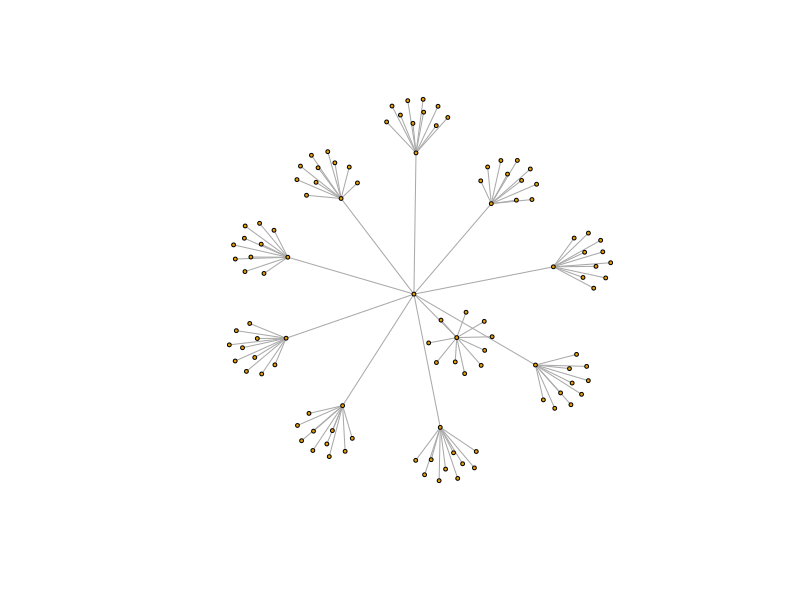
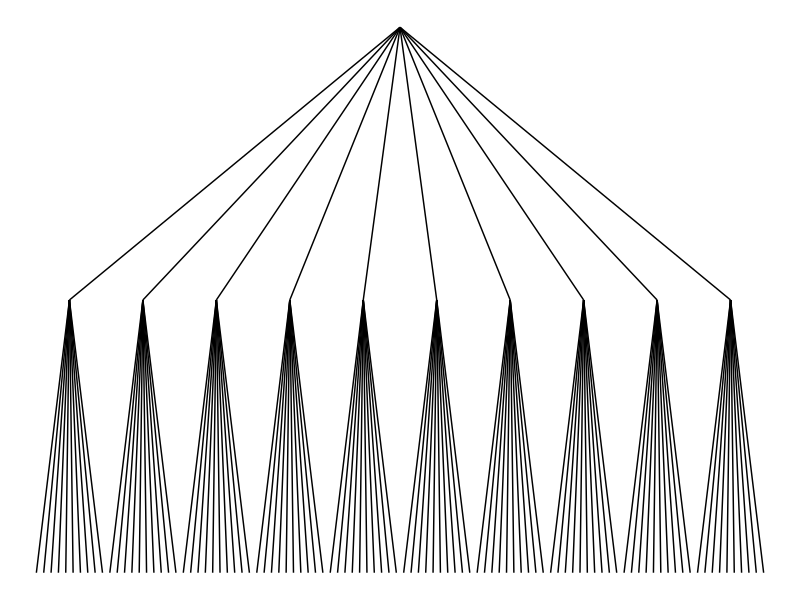
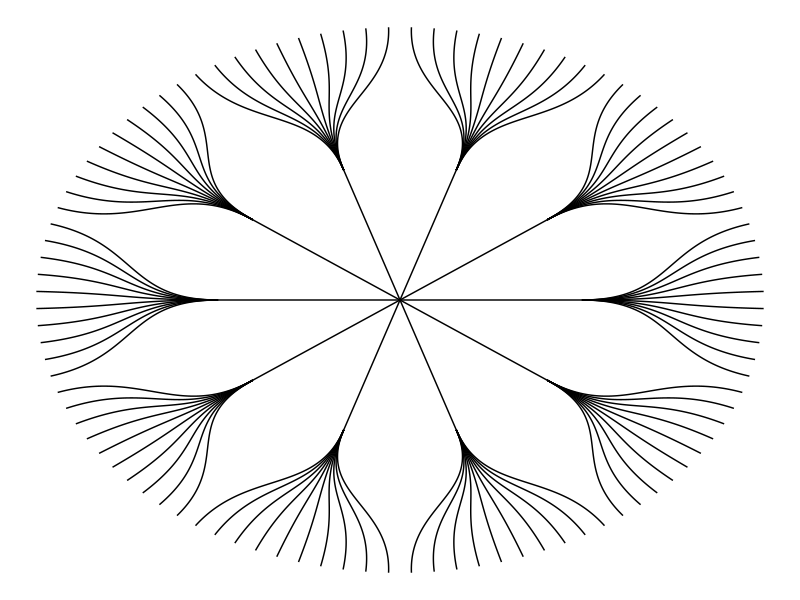
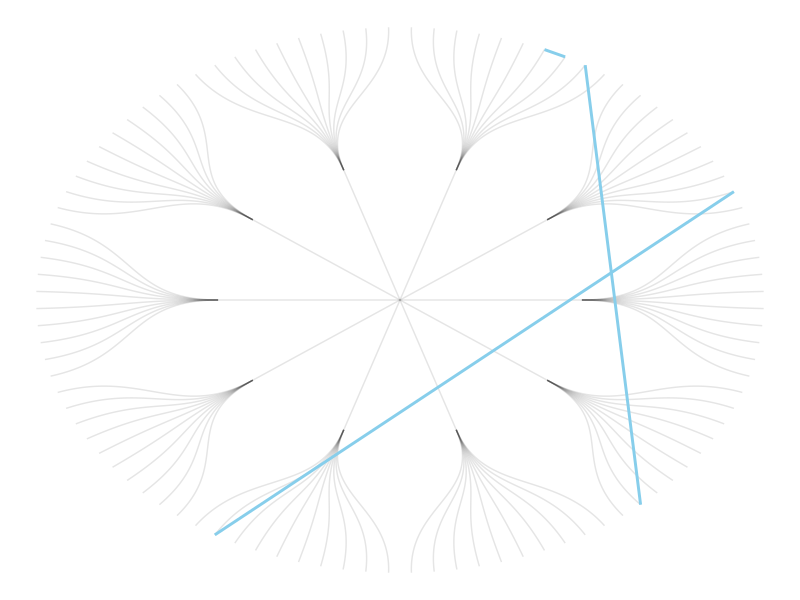
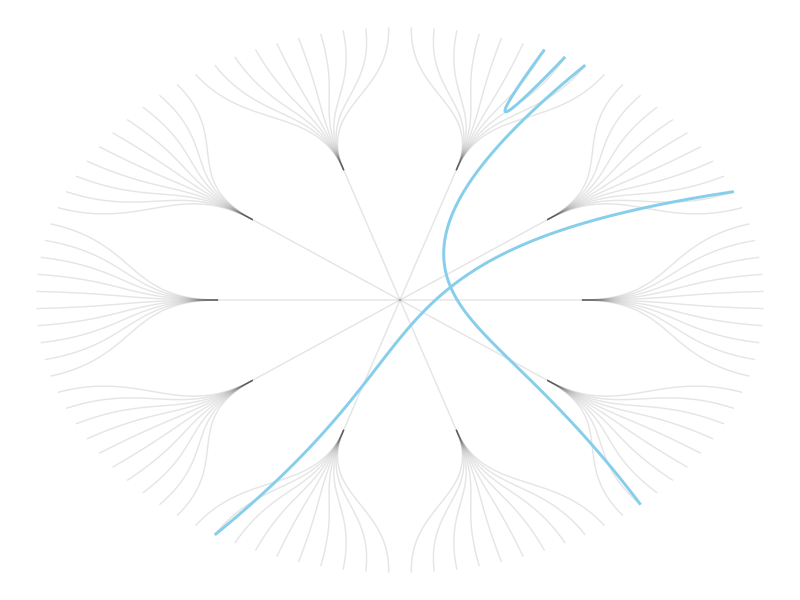
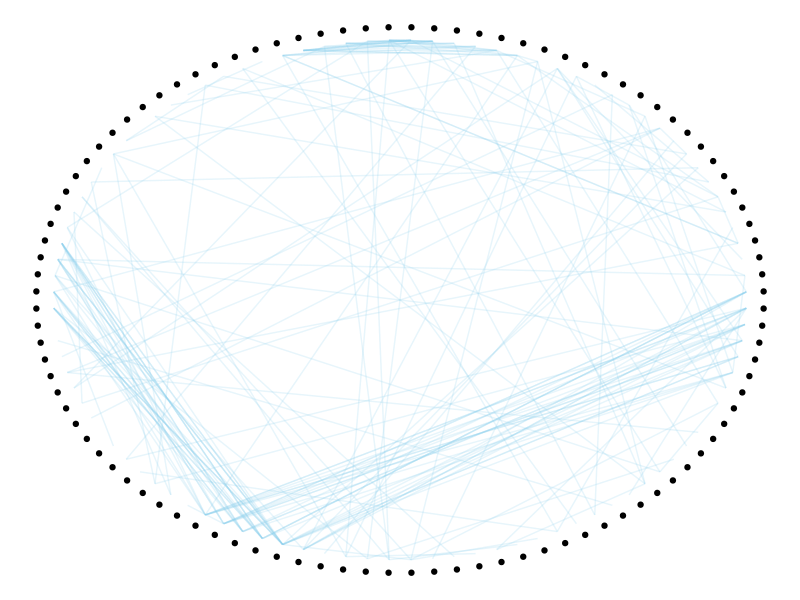
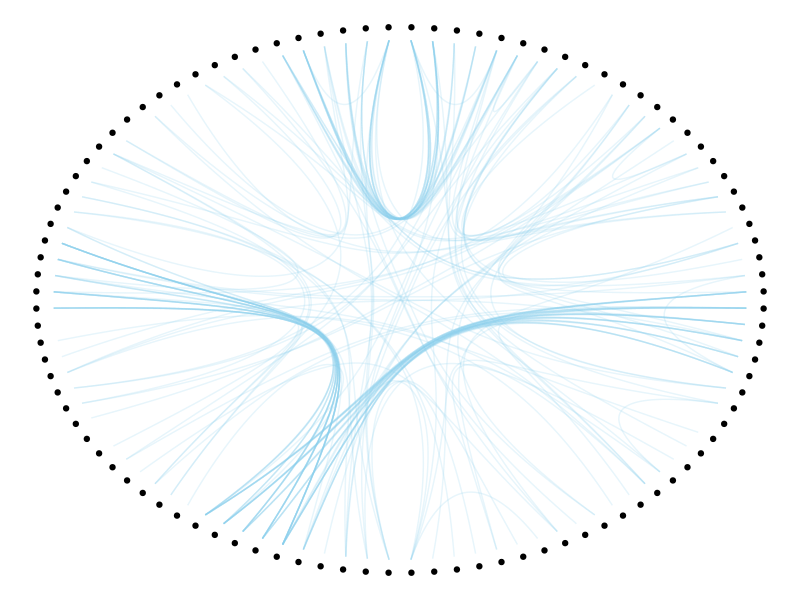

Source code (R) for these figures, in order:
# https://www.r-graph-gallery.com/309-intro-to-hierarchical-edge-bundling.html
#
# Let’s start by creating the hierarchic structure with R. A hierarchic
# structure is basically a set of nodes, with edges linking nodes. We often
# accompany it with a second data frame that gives features for each node of the
# first data frame.
#
# Let’s build these 2 tables:

# createDataInput ---------------------------------------------------------
# Libraries
library(ggraph)
library(igraph)

# create a data frame giving the hierarchical structure of your individuals. 
# Origin on top, then groups, then subgroups
d1 <- data.frame(from="origin", to=paste("group", seq(1,10), sep=""))
# > dim(d1)
# [1] 10  2
# > head(d1)
# from     to
# 1 origin group1
# 2 origin group2
# 3 origin group3
# 4 origin group4
# 5 origin group5
# 6 origin group6
# > 

d2 <- data.frame(from=rep(d1$to, each=10), to=paste("subgroup", seq(1,100), sep="_"))
# > dim(d2)
# [1] 100   2
# > head(d2)
# from         to
# 1 group1 subgroup_1
# 2 group1 subgroup_2
# 3 group1 subgroup_3
# 4 group1 subgroup_4
# 5 group1 subgroup_5
# 6 group1 subgroup_6
# > 

hierarchy <- rbind(d1, d2)
# > dim(hierarchy)
# [1] 110   2
# > hierarchy[seq(1,40,by=5),]
# from          to
# 1  origin      group1
# 6  origin      group6
# 11 group1  subgroup_1
# 16 group1  subgroup_6
# 21 group2 subgroup_11
# 26 group2 subgroup_16
# 31 group3 subgroup_21
# 36 group3 subgroup_26
# > 

# create a vertices data.frame. One line per object of our hierarchy, giving features of nodes.
vertices <- data.frame(name = unique(c(as.character(hierarchy$from), as.character(hierarchy$to))) ) 
# > dim(vertices)
# [1] 111   1
# > vertices[seq(1,30,by=5),]
# [1] origin      group5      group10     subgroup_5  subgroup_10 subgroup_15
# 111 Levels: group1 group10 group2 group3 group4 group5 group6 group7 group8 group9 origin subgroup_1 ... subgroup_99
# > 
#
# visualize ---------------------------------------------------------------
# Create a graph object with the igraph library
mygraph <- graph_from_data_frame( hierarchy, vertices=vertices )
# This is a network object, you visualize it as a network like shown in the network section!
# > mygraph
# IGRAPH 9d10030 DN-- 111 110 -- 
#   + attr: name (v/c)
# + edges from 9d10030 (vertex names):
#   [1] origin->group1      origin->group2      origin->group3      origin->group4      origin->group5      origin->group6      origin->group7     
# [8] origin->group8      origin->group9      origin->group10     group1->subgroup_1  group1->subgroup_2  group1->subgroup_3  group1->subgroup_4 
# [15] group1->subgroup_5  group1->subgroup_6  group1->subgroup_7  group1->subgroup_8  group1->subgroup_9  group1->subgroup_10 group2->subgroup_11
# [22] group2->subgroup_12 group2->subgroup_13 group2->subgroup_14 group2->subgroup_15 group2->subgroup_16 group2->subgroup_17 group2->subgroup_18
# [29] group2->subgroup_19 group2->subgroup_20 group3->subgroup_21 group3->subgroup_22 group3->subgroup_23 group3->subgroup_24 group3->subgroup_25
# [36] group3->subgroup_26 group3->subgroup_27 group3->subgroup_28 group3->subgroup_29 group3->subgroup_30 group4->subgroup_31 group4->subgroup_32
# [43] group4->subgroup_33 group4->subgroup_34 group4->subgroup_35 group4->subgroup_36 group4->subgroup_37 group4->subgroup_38 group4->subgroup_39
# [50] group4->subgroup_40 group5->subgroup_41 group5->subgroup_42 group5->subgroup_43 group5->subgroup_44 group5->subgroup_45 group5->subgroup_46
# + ... omitted several edges
# > 
# With igraph: 
plot(mygraph, vertex.label="", edge.arrow.size=0, vertex.size=2)

# With ggraph:
ggraph(mygraph, layout = 'dendrogram', circular = FALSE) + 
  geom_edge_link() +
  theme_void()

ggraph(mygraph, layout = 'dendrogram', circular = TRUE) + 
  geom_edge_diagonal() +
  theme_void()

# Add_a_few_connections -----------------------------------------------------
# Now, let’s add a second input to our data: connections. Suppose that nodes 18,
# 20 and 30 are connected to nodes 19, 50 and 70 respectively.
#
# An obvious solution to represent this link could be to add a straight line
# (left). The hierarchical edge bundling method does almost that. But it curves
# the lines to make thelm follow the edges of our structure (right).
#
# This method offers a tension parameters which controls how much we want to
# curve the lines.

# left: What happens if connections are represented with straight lines
ggraph(mygraph, layout = 'dendrogram', circular = TRUE) + 
  geom_edge_diagonal(alpha=0.1) +
  geom_conn_bundle(data = get_con(from = c(18,20,30), to = c(19, 50, 70)), alpha=1, width=1, colour="skyblue", tension = 0) +
  theme_void()

# right: using the bundle method (tension = 1)
ggraph(mygraph, layout = 'dendrogram', circular = TRUE) + 
  geom_edge_diagonal(alpha=0.1) +
  geom_conn_bundle(data = get_con(from = c(18,20,30), to = c(19, 50, 70)), alpha=1, width=1, colour="skyblue", tension = 1) +
  theme_void()

# Hierarchical_Edge_Bundling ------------------------------------------------
# Usually connections are stored in another data frame, here called connect. We
# have to pass it to ggraph to automatically plot all the connections. You get a
# hierarchical edge bundling chart.
#
# Note: ggraph expect nodes to be called following their id. Thus, it is
# necessary to get them using the match() function.

# create a dataframe with connection between leaves (individuals)
all_leaves <- paste("subgroup", seq(1,100), sep="_")
connect <- rbind( 
  data.frame( from=sample(all_leaves, 100, replace=T) , to=sample(all_leaves, 100, replace=T)), 
  data.frame( from=sample(head(all_leaves), 30, replace=T) , to=sample( tail(all_leaves), 30, replace=T)), 
  data.frame( from=sample(all_leaves[25:30], 30, replace=T) , to=sample( all_leaves[55:60], 30, replace=T)), 
  data.frame( from=sample(all_leaves[75:80], 30, replace=T) , to=sample( all_leaves[55:60], 30, replace=T)) 
)
# > dim(connect)
# [1] 190   2
# > head(connect)
# from          to
# 1 subgroup_62 subgroup_32
# 2  subgroup_8 subgroup_15
# 3 subgroup_44 subgroup_45
# 4 subgroup_36 subgroup_67
# 5 subgroup_82 subgroup_15
# 6  subgroup_3 subgroup_12
# > 

# The connection object must refer to the ids of the leaves:
from <- match( connect$from, vertices$name)
to <- match( connect$to, vertices$name)
# > head(from)
# [1] 73 19 55 47 93 14
# > head(to)
# [1] 43 26 56 78 26 23
# > 
# plot
ggraph(mygraph, layout = 'dendrogram', circular = TRUE) + 
  geom_conn_bundle(data = get_con(from = from, to = to), alpha=0.2, colour="skyblue", tension = 0) + 
  geom_node_point(aes(filter = leaf, x = x*1.05, y=y*1.05)) +
  theme_void()

# plot
ggraph(mygraph, layout = 'dendrogram', circular = TRUE) + 
  geom_conn_bundle(data = get_con(from = from, to = to), alpha=0.2, colour="skyblue", tension = 0.9) + 
  geom_node_point(aes(filter = leaf, x = x*1.05, y=y*1.05)) +
  theme_void()
# Conclusion ----------------------------------------------------------------
# This blogpost defined what hierarchical edge bundling is, and demonstrates how
# to build a basic one with R and ggraph. Now, go to the next level and learn
# how to customize this figure.
